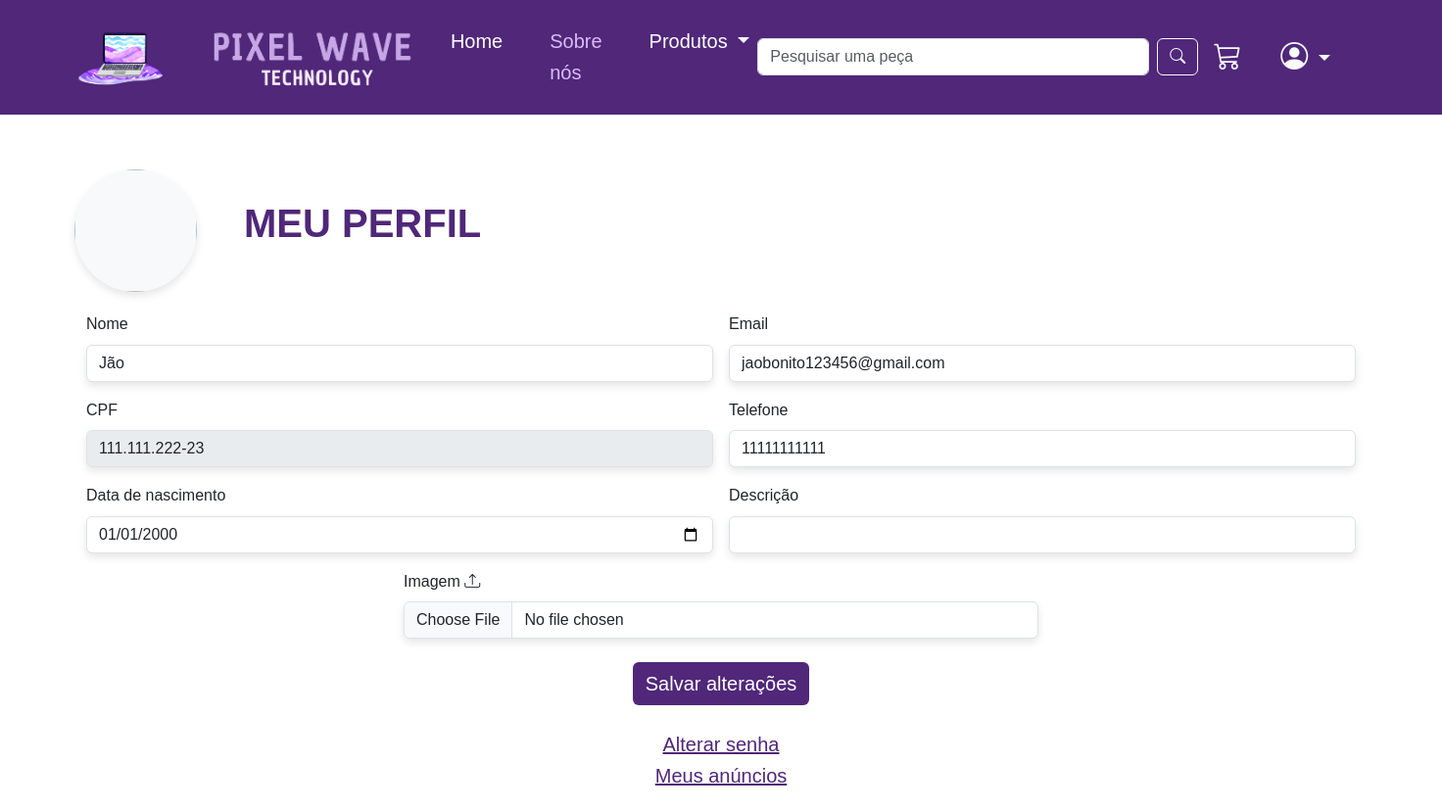
The app's page /view/perfis/vendedor.php (signed in), older data.
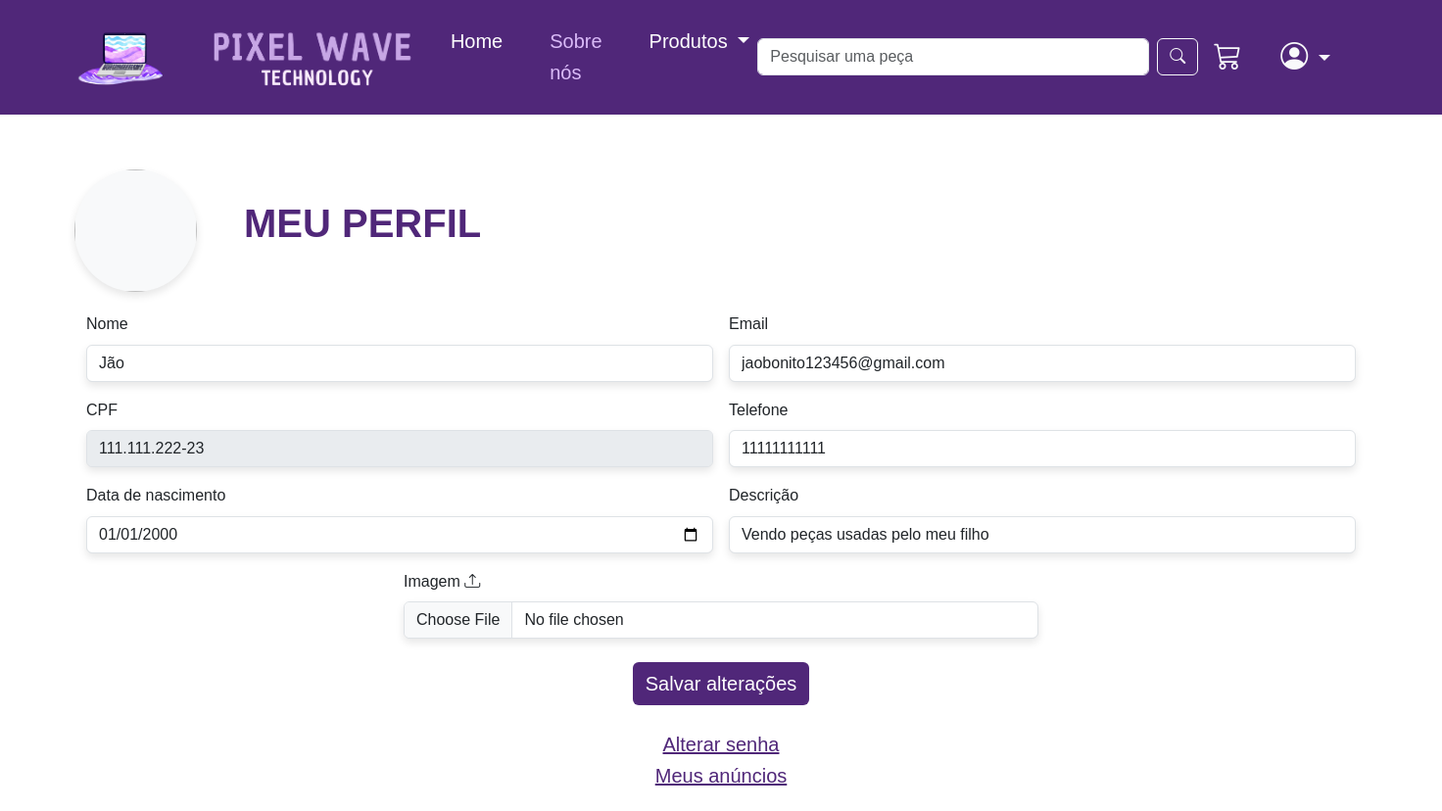
The same page, newer data.
### tables this page shows
CREATE TABLE `Vendedor` (
  `idVendedor` int NOT NULL AUTO_INCREMENT,
  `nomeVendedor` varchar(45) NOT NULL,
  `descricaoVendedor` varchar(450) DEFAULT NULL,
  `emailVendedor` varchar(45) NOT NULL,
  `telefoneVendedor` varchar(11) NOT NULL,
  `celularVendedor` varchar(11) DEFAULT NULL,
  `tipoVendedor` varchar(100) NOT NULL,
  `CNPJ_CPF` varchar(45) NOT NULL,
  `imgVendedor` longblob,
  `razaoSocial` varchar(100) DEFAULT NULL,
  `senhaVendedor` varchar(45) NOT NULL,
  `data_nascimentoVendedor` date DEFAULT NULL,
  `inscricaoEstadual` varchar(45) DEFAULT NULL,
  PRIMARY KEY (`idVendedor`),
  UNIQUE KEY `CNPJ_CPF` (`CNPJ_CPF`),
  UNIQUE KEY `emailVendedor` (`emailVendedor`)
);

### control/login/validarSessao.php (called while the page is built, shortened)
<?php
function validarSessao($vend, $emp, $cli) {
    if (isset($_SESSION["nomeSessao"])) {
        $tipo = $_SESSION["tipoSessao"];
        switch ($tipo) {
            case 1:
                return 'vendedor';
        }
    } else {
        return false;
    }
}
?>

### model/vendedorDAO.php (called while the page is built, shortened)
<?php
function pesquisar ($pesq, $tipo) {
    $conexao = conectarBD();
    $sql = "SELECT * FROM Vendedor WHERE ";
    switch ($tipo) {
        case 3:
            $sql = $sql . "idVendedor = '$pesq' ";
                break;
    }
    $res = mysqli_query($conexao, $sql) or die ( mysqli_error($conexao) );
    return $res;
}
function pesquisarVendedorPorID ($pesq) {
    return pesquisar($pesq,3);
}
?>

### view/perfis/vendedor.php (the view, shortened to what the changed rows need)
<!DOCTYPE html>
<html lang="pt-br">
<head>
    <link href="https://cdn.jsdelivr.net/npm/bootstrap@5.3.0/dist/css/bootstrap.min.css" rel="stylesheet">
    <link href="https://cdn.jsdelivr.net/npm/bootstrap-icons/font/bootstrap-icons.css" rel="stylesheet">
    <link rel="stylesheet" href="cliente.css">
    <link rel="stylesheet" href="../navbar/estilo.css">
</head>
<body>
<?php
require_once "../../control/login/validarSessao.php";
$tipoSessao = validarSessao(false, false, true);
if ($tipoSessao === 'cliente') {
    require_once "../navbar/navbarCliente.php";
} elseif ($tipoSessao === 'vendedor' || $tipoSessao === 'empresa') {
    require_once "../navbar/navbarVendEmp.php";
} else {
    require_once "../navbar/navbarDeslogado.php";
}
?>
    <?php
    require_once "../navbar/navbarVendEmp.php";
    require_once '../../model/vendedorDAO.php';
    $resultado = pesquisarVendedorPorID($id);
    $registro = mysqli_fetch_assoc($resultado);
    $nome = $registro["nomeVendedor"];
    $email = $registro["emailVendedor"];
    $telefone = $registro["telefoneVendedor"];
    $cnpj = $registro["CNPJ_CPF"];
    $dtNasc = $registro["data_nascimentoVendedor"];
    $descricao = $registro["descricaoVendedor"];
    ?>
    <div class="d-flex justify-content-center align-items-center">
        <div class="mt-5 shadow-box2" style="background-color: white">
            <div class="d-flex justify-contentet-center align-items-center">
                <h1 style="text-align: center; color: #502779" class="ms-5"><b>MEU PERFIL</b></h1>
            </div>
            <div class="container form-container">
                <form action="../../control/cadastro/vendedor/alterVendedor.php" method="POST"
                    enctype="multipart/form-data">
                    <div class="row g-3">
                        <div class="col-md-6">
                            <label for="nomeVendedor" class="form-label">Nome</label>
                            <input type="text" class="form-control shadow-box" id="nomeVendedor" name="nomeVendedor"
                                value="<?php echo $nome; ?>">
                        </div>
                        <div class="col-md-6">
                            <label for="email" class="form-label">Email</label>
                            <input type="email" class="form-control shadow-box" id="email" name="emailVendedor"
                                value="<?php echo $email; ?>">
                        </div>
                        <div class="col-md-6">
                            <label for="cpf" class="form-label">CPF</label>
                            <input type="text" class="form-control shadow-box" id="cpf" value="<?php echo $cnpj; ?>"
                                disabled>
                        </div>
                        <div class="col-md-6">
                            <label for="telefone" class="form-label">Telefone</label>
                            <input type="text" class="form-control shadow-box" id="telefone" name="telefoneVendedor"
                                value="<?php echo $telefone; ?>">
                        </div>
                        <div class="col-md-6">
                            <label for="datanascimento" class="form-label">Data de nascimento</label>
                            <input type="date" class="form-control shadow-box" id="datanascimento" name="dtNascVendedor"
                                value="<?php echo $dtNasc; ?>">
                        </div>
                        <div class="col-md-6">
                            <label for="descricaoVendA" class="form-label">Descrição</label>
                            <input type="text" class="form-control shadow-box" id="descricaoVendA" name="descricaoVendA"
                                value="<?php echo $descricao; ?>">
                        </div>
                    </div>
                </form>
            </div>
        </div>
    </div>
</body>
</html>
</body>
</html>

Row changes from the older to the newer data that the page shows:
changed vendedor "Jão": descricaoVendA (not shown) → "Vendo peças usadas pelo meu filho"
